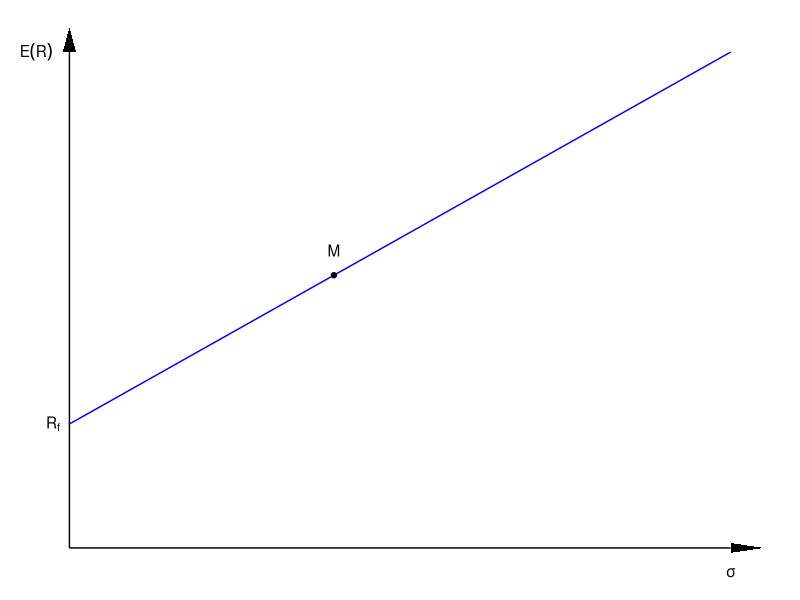
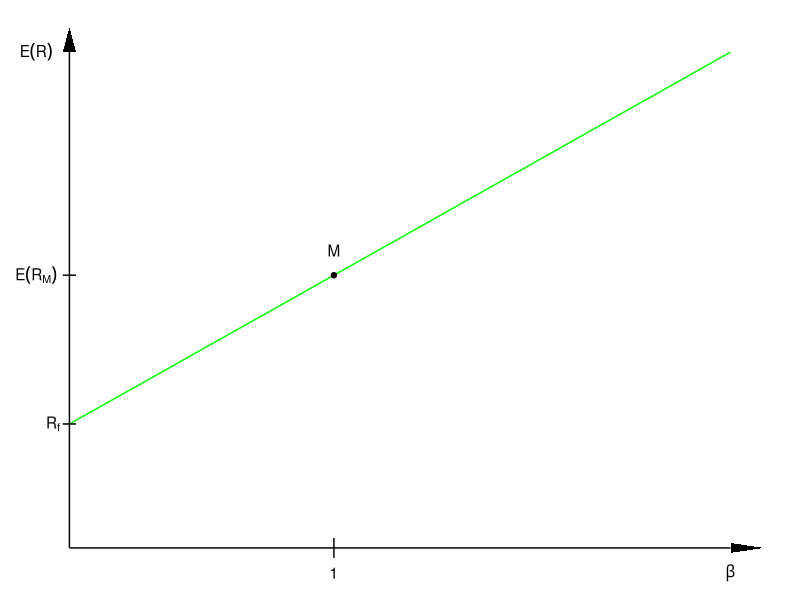

The R script that drew these images, in order:
## ---- chunk 1
library(ggplot2)
ggplot()+ theme_void() + 
  geom_line(aes(x=c(0,.20), y=c(0,0))) +
  geom_polygon(aes(x = c(.20,.20,.21,.20), y = c(-.002,.002,0,-0.002)), fill = "black")+
  geom_polygon(aes(x = c(-0.002,.002,0,-0.002), y = c(.2,.2,.21,.2)), fill = "black")+
  geom_line(aes(x=c(0,0), y=c(0,.20))) +
  geom_line(aes(x=c(0, 0.2), y=c(.05, .2)), colour='blue') +
  geom_point(aes(x=c(0.08), y=c(0.11))) +
  annotate("text", x=0.08, y=.12, label="M")+
  annotate("text", x=-0.005, y=.05, label="R[f]", parse=TRUE)+
  annotate("text", x=-0.01, y=.2, label="E(R)", parse=TRUE)+
  annotate("text", y=-0.01, x=.2, label="sigma", parse=TRUE)
  
## ---- chunk 2
library(ggplot2)
ggplot()+ theme_void() + 
  geom_line(aes(x=c(0,.20), y=c(0,0))) +
  geom_polygon(aes(x = c(.20,.20,.21,.20), y = c(-.002,.002,0,-0.002)), fill = "black")+
  geom_polygon(aes(x = c(-0.002,.002,0,-0.002), y = c(.2,.2,.21,.2)), fill = "black")+
  geom_line(aes(x=c(0,0), y=c(0,.20))) +
  geom_line(aes(x=c(0, 0.2), y=c(.05, .2)), colour='green') +
  geom_point(aes(x=c(0.08), y=c(0.11))) +
  geom_line(aes(x=c(.08, .08), y=c(-0.004, 0.004)))+
  geom_line(aes(x=c(-0.002, 0.002), y=c(.11,.11)))+
  geom_line(aes(x=c(-0.002, 0.002), y=c(.05,.05)))+
  annotate("text", x=0.08, y=.12, label="M")+
  annotate("text", x=0.08, y=-0.01, label="1")+
  annotate("text", x=-0.005, y=.05, label="R[f]", parse=TRUE)+
  annotate("text", x=-0.01, y=.11, label="E(R[M])", parse=TRUE)+
  annotate("text", x=-0.01, y=.2, label="E(R)", parse=TRUE)+
  annotate("text", y=-0.01, x=.2, label="beta", parse=TRUE)
  
## ---- chunk 3
options(OutDec=",")
df<-data.frame(j=1:3, 
               beta=c(.9, 1.1, 0.6),
               sigma_e=c(.01, .015, .011))

colnames(df)<-c("j", "beta akcji j", "wariancja składnika losowego akcji j")
knitr::kable(df, align='ccc')
## ---- chunk 4
options(OutDec=",")
df<-data.frame(Akcja=c("Akcja A", "Akcja B"), 
               L=c(100, 150),
               C=c(1.5, 2),
               O=c(15, 12),
               sd=c(15, 9))

colnames(df)<-c("Akcja", "Liczba akcji \\n w obrocie", "Cena 1 akcji \\n (USD)", "Oczekiwana \\n stopa zwrotu \\n (proc.)", "Odchylenie \\n standardowe \\n stopy zwrotu \\n (proc.)")
#                 "Cena 1 akcji (dol.)", 
#                 "Oczekiwana\n stopa zwrotu \n ()",
#                 "Odchylenie \n standardowe \n stopy zwrotu \n ()")

knitr::kable(df, align='ccccc')
## ---- chunk 5
options(OutDec=",")
df<-data.frame(Rok=1:10, 
               ABC=c(14, 10, 19, -8, 23, 28, 20, 14, -9, 19),
               Indeks=c(12, 7, 20, -2, 12, 23, 17, 20, -5, 16), 
               Rf=c(7.0, 7.5, 7.7, 7.5, 8.5, 8.0, 7.3, 7.0, 7.5, 8.0))

colnames(df)<-c("Rok", "ABC - stopa zwrotu (proc.)", "S \\& P - stopa zwrotu (proc.)", "bony skarbowe - oprocentowanie (proc.)")

knitr::kable(df, align='cccc')
